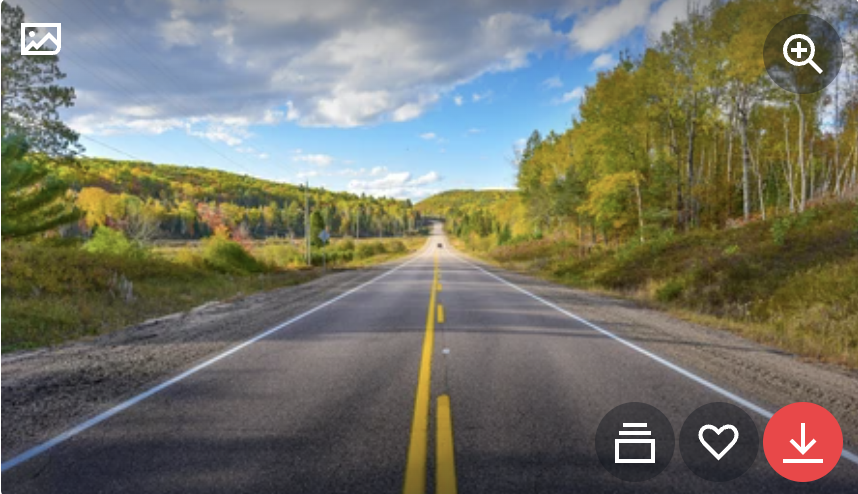
#> input picture opencv.PNG, 858 x 494 px, found by its file name
$ python chpt7.py
#> lines starting #> are read from the running program, lines starting #| are printed output that depends on the picture; after the words box and inside, x2 and y2 are one past the last pixel; in counts of white or black regions, pixels touching at a corner belong together
#color detection...
import cv2
import numpy as np
def empty(a):
    pass
cv2.namedWindow("TrackBar")
cv2.resizeWindow("TrackBar",640,240)
cv2.createTrackbar("Hue Min","TrackBar",0,179,empty)
#> slider 'Hue Min' is set to 35
cv2.createTrackbar("Hue Max","TrackBar",179,179,empty)
cv2.createTrackbar("sat Min","TrackBar",0,255,empty)
#> slider 'sat Min' is set to 51
cv2.createTrackbar("sat Max","TrackBar",255,255,empty)
cv2.createTrackbar("v Min","TrackBar",0,255,empty)
#> slider 'v Min' is set to 51
cv2.createTrackbar("v Max","TrackBar",255,255,empty)

while True:
    img = cv2.imread("/Users/sandeep_munagala/Documents/opencv/opencv.PNG")
#> img is the input picture: shape (494, 858, 3); mean B, G, R 104.2, 116.4, 116.7
    img = cv2.resize(img,(480,360))
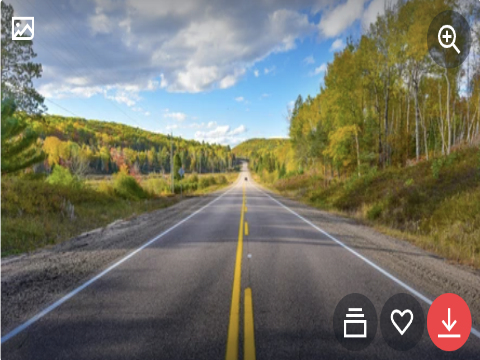
#> img: shape (360, 480, 3); mean B, G, R 104.1, 116.3, 116.6
    imgHSV = cv2.cvtColor(img,cv2.COLOR_BGR2HSV)
#> imgHSV: shape (360, 480, 3); mean H, S, V 70.4, 76.5, 129.8
    h_min = cv2.getTrackbarPos("Hue Min","TrackBar")
    h_max = cv2.getTrackbarPos("Hue Max","TrackBar")
    s_min = cv2.getTrackbarPos("sat Min","TrackBar")
    s_max = cv2.getTrackbarPos("sat Max","TrackBar")
    v_min = cv2.getTrackbarPos("v Min","TrackBar")
    v_max = cv2.getTrackbarPos("v Max","TrackBar")
    print(h_min,h_max,s_min,s_max,v_min,v_max)
    lower = np.array([h_min,s_min,v_min])
    upper = np.array([h_max,s_max,v_max])
    mask = cv2.inRange(imgHSV,lower,upper)
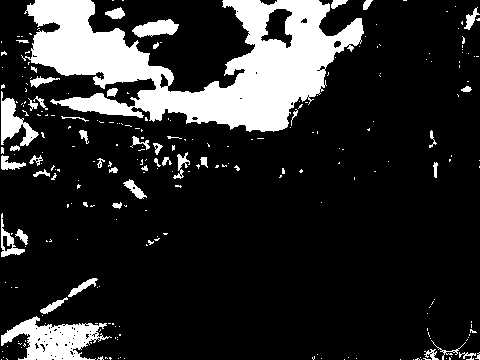
#> mask: shape (360, 480); 16.9% white; 257 white regions (213 under 20 px), largest, box (x1, y1, x2, y2) and area: (21, 0, 364, 132) 21158, (1, 316, 112, 360) 2525, (1, 91, 39, 146) 873
    imgHSV = cv2.cvtColor(img,cv2.COLOR_BGR2HSV)
    cv2.imshow("mask image",mask)
    cv2.imshow("HSV image",imgHSV)
    cv2.imshow("original image",img)
    cv2.waitKey(1)
